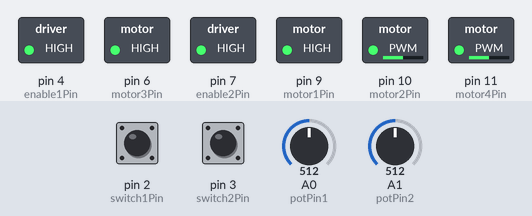
Simulated run of this sketch. Board: Arduino Uno, built with avr-gcc and run on an emulated ATmega328P. Shown: switched loads named in the sketch (green lamp = pin HIGH). The inputs (shaded band) are chosen by the test bench; at power-on: A0 (potPin1) = 512, A1 (potPin2) = 512, pin 2 (switch1Pin) LOW, pin 3 (switch2Pin) LOW.

Above: at 1.2 s.
1.3 s: A0 (potPin1) set to 716
At 2.3 s:
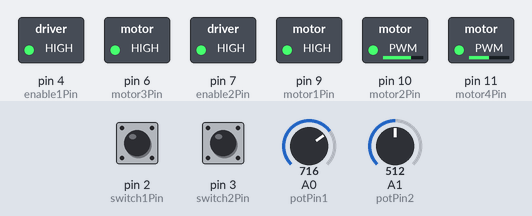
2.8 s: A1 (potPin2) set to 716
At 3.5 s:
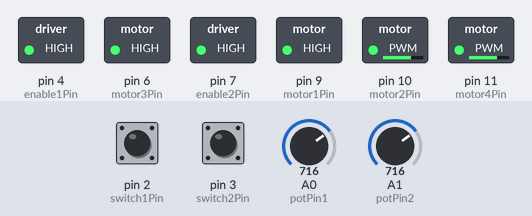
4.3 s: pin 2 (switch1Pin) pulled HIGH for 0.15 s
At 4.37 s:
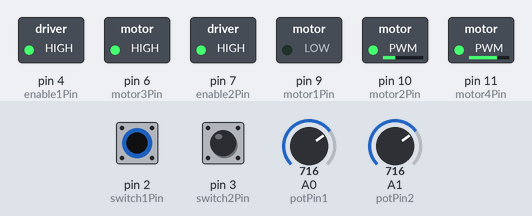
5.9 s: pin 3 (switch2Pin) pulled HIGH for 0.15 s
At 5.97 s:
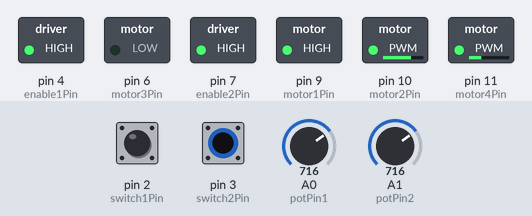
7.5 s: A0 (potPin1) set to 900
At 8.3 s:
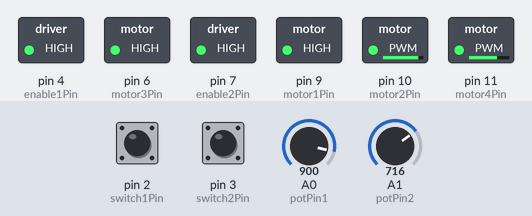
9.0 s: A1 (potPin2) set to 900
At 9.4 s:
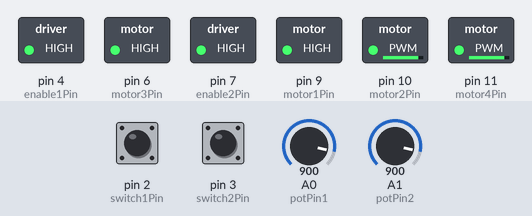
Timing chart, 0 to 11.5 s (numbered marks = the images above; inputs shaded):
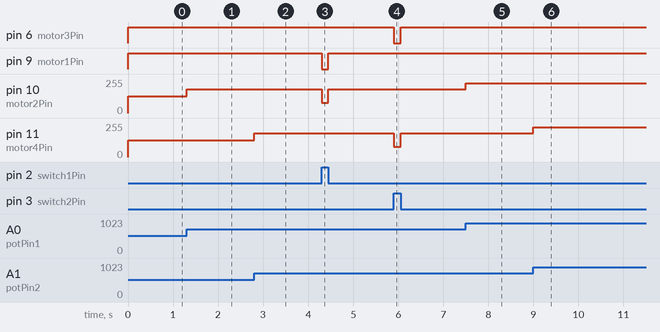

The sketch:

Controllo_bidirezionale_di_due_motori_DC.ino
```cpp
/*
Sketch per il controllo bidirezionale della velocità di
due motori DC collegati a un driver L293.
Pier Calderan - Luglio 2013
*/

int potPin1 = 0;  // porta analogica 0 per il potenziometro 1
int val1;             // variabile per la lettura dei dati del potenziometro 1

int potPin2 = 1; // porta analogica 1 per il potenziometro 2
int val2;            // variabile per la lettura dei dati del potenziometro 2

  const int switch1Pin = 2;    // porta digitale per l'interruttore 1
  const int switch2Pin = 3;    // porta digitale per l'interruttore 2
// motore 1
  const int motor1Pin = 9;    // porta digitale per il pin 2 (1A)
  const int motor2Pin = 10;  // porta digitale per il pin 7 (2A)
  const int enable1Pin = 4;   // porta digitale per il pin 1 (1,2EN)

// motore 2
  const int motor3Pin = 6;    // porta digitale per il pin 10 (3A)
  const int motor4Pin = 11;  // porta digitale per il pin 15 (4A)
  const int enable2Pin = 7;   // porta digitale per il pin 9 (3,4EN)

  void setup() {
    pinMode(switch1Pin, INPUT);
    pinMode(switch2Pin, INPUT);

// motore 1
    pinMode(motor1Pin, OUTPUT);
    pinMode(motor2Pin, OUTPUT);
    pinMode(enable1Pin, OUTPUT);
// motore 2
    pinMode(motor3Pin, OUTPUT);
    pinMode(motor4Pin, OUTPUT);
    pinMode(enable2Pin, OUTPUT);

    // abilitazione dei due motori:
    digitalWrite(enable1Pin, HIGH);
    digitalWrite(enable2Pin, HIGH);
  }

  void loop() {
//*************************************
  val1 = analogRead(potPin1);          // legge il valore del potenziometro 1 (da 0 a 1 023)
  val1 = map(val1, 0, 1023, 0, 255);    // scala il valore per analogWrite (da 0 a 255)
  val2 = analogRead(potPin2);          // legge il valore del potenziometro 2 (da 0 a 1 023)
  val2 = map(val2, 0, 1023, 0, 255);   // scala il valore per analogWrite (da 0 a 255)

    // se l'interruttore 1 è chiuso il motore gira verso sinistra
    if (digitalRead(switch1Pin) == HIGH)
    {
      digitalWrite(motor1Pin, LOW);
      analogWrite(motor2Pin, 255-val1);  // mantiene i valori con la rotazione invertita
    }
    // se l'interruttore 1 è aperto il motore gira verso destra
    else {
      digitalWrite(motor1Pin, HIGH);
      analogWrite(motor2Pin, val1);   // valore scalato del potenziometro
    }

    // se l'interruttore 2 è chiuso il motore gira verso sinistra
    if (digitalRead(switch2Pin) == HIGH)
    {
      digitalWrite(motor3Pin, LOW);
      analogWrite(motor4Pin, 255-val2); // mantiene i valori con la rotazione invertita
    }
    // se l'interruttore 2 è aperto il motore gira verso destra
    else {
      digitalWrite(motor3Pin, HIGH);
      analogWrite(motor4Pin, val2);   // valore scalato del potenziometro
//*************************************
    }
  }
```

Measured:
- after the input at 1.3 s, pin 10 (motor2Pin): 127/255 → 178/255 at once
- after the input at 2.8 s, pin 11 (motor4Pin): 127/255 → 178/255 at once
- after the input at 4.3 s, pin 9 (motor1Pin): HIGH → LOW at once, → HIGH 0.15 s later; pin 10 (motor2Pin): 178/255 → 77/255 at once, → 178/255 0.15 s later
- after the input at 5.9 s, pin 6 (motor3Pin): HIGH → LOW at once, → HIGH 0.15 s later; pin 11 (motor4Pin): 178/255 → 77/255 at once, → 178/255 0.15 s later
- after the input at 7.5 s, pin 10 (motor2Pin): 178/255 → 224/255 at once
- after the input at 9.0 s, pin 11 (motor4Pin): 178/255 → 224/255 at once
